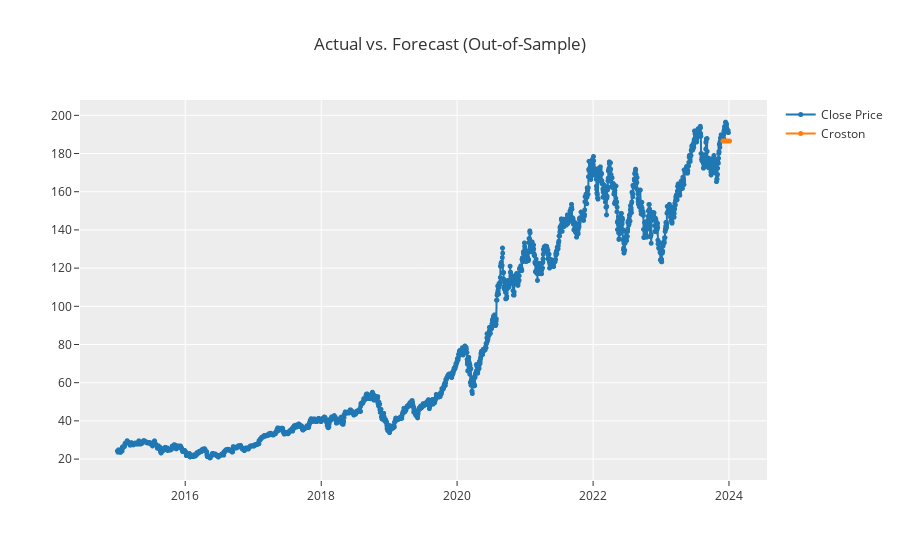

Notebook code for this chart:
### Code cell
# plot forecast for 36 months in future
plot_model(best, plot = 'forecast', data_kwargs = {'fh' : 36})

### Figure 1 — Plotly figure (JSON) as saved in the notebook; plotly's stock layout.template omitted (floating-point values rounded to 4 significant figures; data arrays with more than 128 entries replaced by an {"elided": "..."} marker saying what was removed)
{"data": [{"line": {"color": "rgb(31, 119, 180)", "width": 2}, "marker": {"color": "rgb(31, 119, 180)", "size": 5}, "mode": "lines+markers", "name": "Close Price", "type": "scattergl", "x": {"elided": "3290 str values"}, "xaxis": "x", "y": {"elided": "3290 float values"}, "yaxis": "y"}, {"line": {"color": "rgb(255, 127, 14)", "width": 2}, "marker": {"color": "rgb(255, 127, 14)", "size": 5}, "mode": "lines+markers", "name": "Croston", "type": "scattergl", "x": {"elided": "3290 str values"}, "xaxis": "x", "y": {"elided": "3290 float values"}, "yaxis": "y"}], "layout": {"showlegend": true, "title": {"text": "Actual vs. Forecast (Out-of-Sample)"}, "xaxis": {"anchor": "y", "domain": [0, 1]}, "yaxis": {"anchor": "x", "domain": [0, 1]}}}
